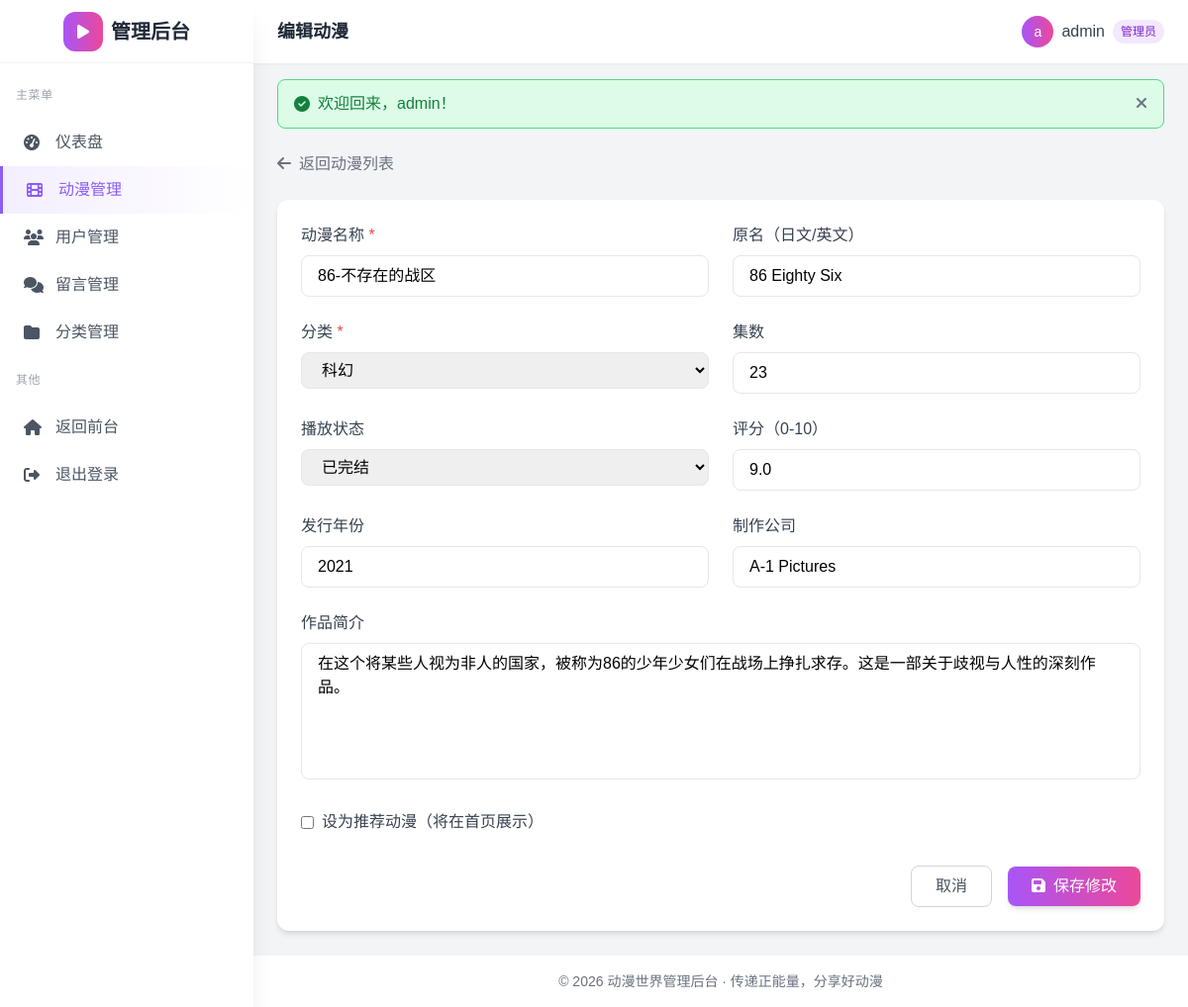
The page /backend/src/admin/anime_edit.php?id=12 (signed in) on the database its author committed.
### tables this page shows
CREATE TABLE IF NOT EXISTS animes (
    id INT AUTO_INCREMENT PRIMARY KEY,
    title VARCHAR(200) NOT NULL,
    original_title VARCHAR(200),
    cover_image VARCHAR(255),
    description TEXT,
    category_id INT,
    episodes INT DEFAULT 0,
    status ENUM('ongoing', 'completed', 'upcoming') DEFAULT 'ongoing',
    rating DECIMAL(3,1) DEFAULT 0.0,
    release_year INT,
    studio VARCHAR(100),
    views INT DEFAULT 0,
    is_featured TINYINT DEFAULT 0,
    created_at TIMESTAMP DEFAULT CURRENT_TIMESTAMP,
    updated_at TIMESTAMP DEFAULT CURRENT_TIMESTAMP ON UPDATE CURRENT_TIMESTAMP,
    FOREIGN KEY (category_id) REFERENCES categories(id) ON DELETE SET NULL
);

CREATE TABLE IF NOT EXISTS categories (
    id INT AUTO_INCREMENT PRIMARY KEY,
    name VARCHAR(50) NOT NULL,
    description TEXT,
    icon VARCHAR(50),
    created_at TIMESTAMP DEFAULT CURRENT_TIMESTAMP
);

### backend/src/includes/functions.php (called while the page is built, shortened)
<?php
function h($string) {
    return htmlspecialchars($string, ENT_QUOTES, 'UTF-8');
}

### backend/src/admin/anime_edit.php (the view, shortened to what this page needs)
<?php
require_once __DIR__ . '/../includes/functions.php';
$db = new Database();
$conn = $db->getConnection();
$id = isset($_GET['id']) ? intval($_GET['id']) : 0;
$isEdit = $id > 0;
$anime = [
    'title' => '',
    'original_title' => '',
    'description' => '',
    'category_id' => '',
    'episodes' => 0,
    'status' => 'ongoing',
    'rating' => 0,
    'release_year' => date('Y'),
    'studio' => '',
    'is_featured' => 0
];
if ($isEdit) {
    try {
        $stmt = $conn->prepare("SELECT * FROM animes WHERE id = ?");
        $stmt->execute([$id]);
        $result = $stmt->fetch();
        if ($result) {
            $anime = $result;
        } else {
            header('Location: animes.php');
            exit;
        }
    } catch (PDOException $e) {
        error_log("[AnimeEdit Error] Fetch: " . $e->getMessage());
    }
}
$categories = [];
try {
    $stmt = $conn->query("SELECT * FROM categories ORDER BY id");
    $categories = $stmt->fetchAll();
} catch (PDOException $e) {
    error_log("[AnimeEdit Error] Categories: " . $e->getMessage());
}
require_once 'header.php';
?>
<div class="max-w-4xl">
    <div class="mb-6">
        <a href="animes.php" class="text-gray-500 hover:text-gray-700 transition-colors">
            <i class="fas fa-arrow-left mr-2"></i>返回动漫列表
        </a>
    </div>
    <div class="bg-white rounded-xl shadow-md p-6">
        <form method="POST" action="">
            <div class="grid grid-cols-1 md:grid-cols-2 gap-6">
                <div>
                    <label class="block text-gray-700 font-medium mb-2">
                        动漫名称 <span class="text-red-500">*</span>
                    </label>
                    <input type="text" name="title" required maxlength="200"
                           class="w-full px-4 py-2 border border-gray-200 rounded-lg focus:border-purple-400 focus:ring-2 focus:ring-purple-100 outline-none transition-all"
                           value="<?php echo h($anime['title']); ?>"
                           placeholder="请输入动漫名称">
                </div>
                <div>
                    <label class="block text-gray-700 font-medium mb-2">
                        原名（日文/英文）
                    </label>
                    <input type="text" name="original_title" maxlength="200"
                           class="w-full px-4 py-2 border border-gray-200 rounded-lg focus:border-purple-400 focus:ring-2 focus:ring-purple-100 outline-none transition-all"
                           value="<?php echo h($anime['original_title']); ?>"
                           placeholder="请输入动漫原名">
                </div>
                <div>
                    <label class="block text-gray-700 font-medium mb-2">
                        分类 <span class="text-red-500">*</span>
                    </label>
                    <select name="category_id" required
                            class="w-full px-4 py-2 border border-gray-200 rounded-lg focus:border-purple-400 focus:ring-2 focus:ring-purple-100 outline-none transition-all">
                        <?php foreach ($categories as $cat): ?>
                        <option value="<?php echo $cat['id']; ?>" <?php echo $anime['category_id'] == $cat['id'] ? 'selected' : ''; ?>>
                            <?php echo h($cat['name']); ?>
                        </option>
                        <?php endforeach; ?>
                    </select>
                </div>
                <div>
                    <label class="block text-gray-700 font-medium mb-2">
                        集数
                    </label>
                    <input type="number" name="episodes" min="0"
                           class="w-full px-4 py-2 border border-gray-200 rounded-lg focus:border-purple-400 focus:ring-2 focus:ring-purple-100 outline-none transition-all"
                           value="<?php echo $anime['episodes']; ?>">
                </div>
                <div>
                    <label class="block text-gray-700 font-medium mb-2">
                        播放状态
                    </label>
                    <select name="status"
                            class="w-full px-4 py-2 border border-gray-200 rounded-lg focus:border-purple-400 focus:ring-2 focus:ring-purple-100 outline-none transition-all">
                        <option value="completed" <?php echo $anime['status'] == 'completed' ? 'selected' : ''; ?>>已完结</option>
                    </select>
                </div>
                <div>
                    <label class="block text-gray-700 font-medium mb-2">
                        评分（0-10）
                    </label>
                    <input type="number" name="rating" min="0" max="10" step="0.1"
                           class="w-full px-4 py-2 border border-gray-200 rounded-lg focus:border-purple-400 focus:ring-2 focus:ring-purple-100 outline-none transition-all"
                           value="<?php echo $anime['rating']; ?>">
                </div>
                <div>
                    <label class="block text-gray-700 font-medium mb-2">
                        发行年份
                    </label>
                    <input type="number" name="release_year" min="1900" max="2030"
                           class="w-full px-4 py-2 border border-gray-200 rounded-lg focus:border-purple-400 focus:ring-2 focus:ring-purple-100 outline-none transition-all"
                           value="<?php echo $anime['release_year']; ?>">
                </div>
                <div>
                    <label class="block text-gray-700 font-medium mb-2">
                        制作公司
                    </label>
                    <input type="text" name="studio" maxlength="100"
                           class="w-full px-4 py-2 border border-gray-200 rounded-lg focus:border-purple-400 focus:ring-2 focus:ring-purple-100 outline-none transition-all"
                           value="<?php echo h($anime['studio']); ?>"
                           placeholder="如：ufotable, MAPPA">
                </div>
            </div>
            <div class="mt-6">
                <label class="block text-gray-700 font-medium mb-2">
                    作品简介
                </label>
                <textarea name="description" rows="5"
                          class="w-full px-4 py-2 border border-gray-200 rounded-lg focus:border-purple-400 focus:ring-2 focus:ring-purple-100 outline-none transition-all resize-none"
                          placeholder="请输入作品简介..."><?php echo h($anime['description']); ?></textarea>
            </div>
            <div class="mt-6">
                <label class="flex items-center">
                    <input type="checkbox" name="is_featured" value="1"
                           class="rounded border-gray-300 text-purple-500 focus:ring-purple-500"
                           <?php echo $anime['is_featured'] ? 'checked' : ''; ?>>
                    <span class="ml-2 text-gray-700">设为推荐动漫（将在首页展示）</span>
                </label>
            </div>
            <div class="mt-8 flex items-center justify-end space-x-4">
                <a href="animes.php" class="px-6 py-2 border border-gray-300 rounded-lg text-gray-600 hover:bg-gray-50 transition-colors">
                    取消
                </a>
                <button type="submit" class="px-6 py-2 bg-gradient-to-r from-purple-500 to-pink-500 text-white rounded-lg hover:opacity-90 transition-all shadow-md">
                    <i class="fas fa-save mr-2"></i><?php echo $isEdit ? '保存修改' : '添加动漫'; ?>
                </button>
            </div>
        </form>
    </div>
</div>
<?php require_once 'footer.php'; ?>

### backend/src/admin/header.php (style rules this page uses)
body { font-family: 'Noto Sans SC', sans-serif; }

### rows shown on the page
animes: title "86-不存在的战区", original_title "86 Eighty Six", category_id "科幻", episodes "23", status "已完结", rating "9.0", release_year "2021", studio "A-1 Pictures", description "在这个将某些人视为非人的国家，被称为86的少年少女们在战场上挣扎求存。这是一部关于歧视与人性的深刻作品。"

### other values the page prints
$pageTitle "编辑动漫"
mb_substr($currentUser['username'], 0, 1) "a"
$currentUser['username'] "admin"
$flash['message'] "欢迎回来，admin！"
